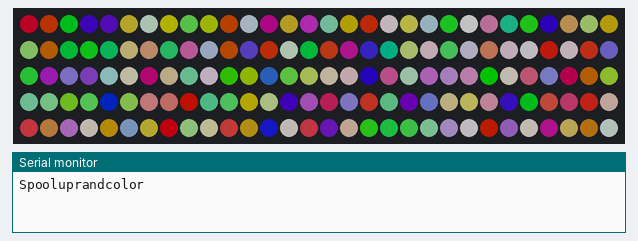
This sketch was run on a simulated Arduino Uno, built for the host (arithmetic inside an expression is 32-bit, double 64-bit). Shown: 150 RGB LEDs in strip order, left to right, continuing on the next row, the last lines printed to the serial monitor. Dim RGB values are drawn brighter than linear; random numbers use the default seed unless the sketch sets one.

Above: at 0.9 s.
At 6.45 s:
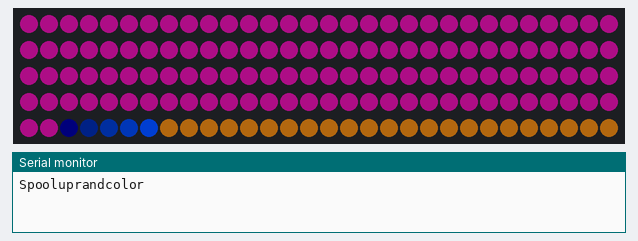
At 13.78 s:
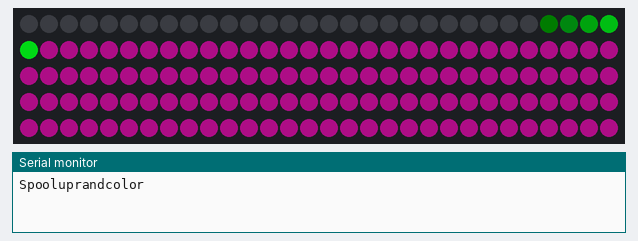
At 21.9 s:
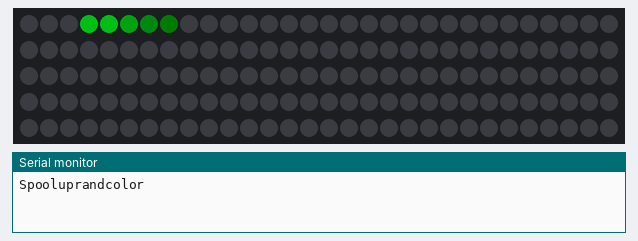
At 31.63 s:
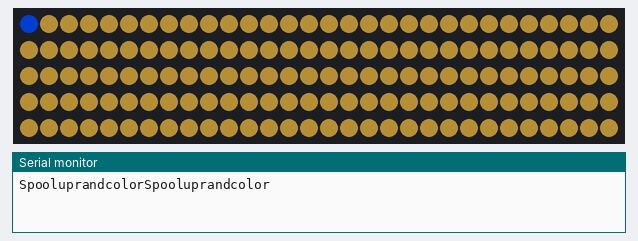
At 39.57 s:
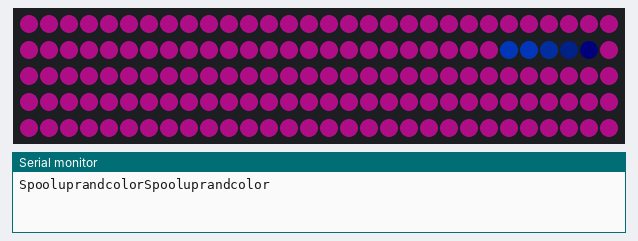

Measured:
- what the display in image 0 shows lasts 3.7 s, from 0.8 s to 4.5 s

The sketch:

XMASLIGHTS.ino
```cpp
    #include <FastLED.h>
    #define NUM_LEDS 150
    #define DATA_PIN 8
    CRGB leds[NUM_LEDS];
    //variables for colors
    int pink[3] = {105,255,150};
    int purple[3] = {149,255,150};
    int green[3] = {1,255,190};
    int grellow[3] = {70, 255,190};
    int iceBlue[3] = { 200, 200, 150};
    int teal[3] = {215, 200,150};
    int off[3] = {0,0,0};
void setup() {
  FastLED.addLeds<NEOPIXEL, DATA_PIN>(leds, NUM_LEDS);
  Serial.begin(9600);

}

void loop() {
  //generate random color array
  int rando [3] = {random(1,255), random(1,255), 240};
//spoolUp(pink);//magenta
//spoolUp(purple);
Serial.print("Spoolup");
//spoolUp(teal, NUM_LEDS);
Serial.print("randcolor");
colors();
randomSpool(5, NUM_LEDS);
pingPong(2, purple,teal);
pingPong(2,pink,off);
ampUp(rando, 20);


}

void spoolUp (int colors[3], int spoolToo)//spool up will fill the pixel array one pixel at a time
{
  for (int i = 0 ; i < spoolToo; i++)
{
  leds[i] = CHSV(colors[0],colors[1],colors[2]);//magenta
  FastLED.show();

}
}

void spoolDown(int colors[3], int startFrom)
{
  for (int i = startFrom; i > 0; i--)
  {
    leds[i] = CHSV(colors[0], colors[1], colors[2]);
    FastLED.show();

  }
}

void ampUp(int color[3], int amplitude)
{
  if (amplitude <= NUM_LEDS)
  {
    spoolUp(color, amplitude);
    spoolDown(off ,amplitude);
    ampUp(color, amplitude + 20);
  }

}
void randomSpool(int n, int spoolToo)
{
  for (int i = 0; i < n; i++)
  {
    int randomColor[3]= {random(1,190), random(100,255),150};
    spoolUp(randomColor, NUM_LEDS);
  }
}

void rand3num(int c1[3], int c2[3], int c3[3],int cyc)
{
  int color;
  for (int cycles = 0; cycles < cyc; cycles++)
  {
    Serial.print("im here");
    for(int i = 0; i < NUM_LEDS; i++)
    {
      Serial.print("hi");
      color = random(1,4);
      if (color == 1) leds[i] = CHSV(c1[0], c1[1], c1[2]);
      else if (color == 2 ) leds[i]= CHSV(c2[0], c2[1], c2[2]);
      else leds[i] = CHSV (c3[0], c3[1], c3[2]);

    }
    FastLED.show();
    delay(10);
  }
}
void pingPong(int balls, int color[3],int fillColor[3])
{
  for (int cycle = 0 ; cycle < balls; cycle++)
  {
    for (int i = 0; i < NUM_LEDS; i++)//ping out
    {
      leds[i] = CHSV(color[0], color[1], 200);
      if (i>=1) leds[i-1] = CHSV(color[0],color[1],150);
       if (i >=2) leds[i-2] = CHSV(color[0], color[1],100);
       if (i >= 3) leds[i-3] = CHSV(color[0], color[1],50);
       if (i>=4) leds[i -4] = CHSV(color[0], color[1], 25);
       if (i>=5) leds[i-5] = CHSV(fillColor[0],fillColor[1],fillColor[2]);
      FastLED.show();
      delay(10);

    }//end the ping out
    for (int i = NUM_LEDS; i > 0; i--)//ping out
    {
      leds[i] = CHSV(color[0], color[1], 150);
      if (i<=NUM_LEDS -1) leds[i+1] = CHSV(color[0],color[1],150);
       if (i <=NUM_LEDS-2) leds[i+2] = CHSV(color[0], color[1],100);
       if (i <= NUM_LEDS-3) leds[i+3] = CHSV(color[0], color[1],50);
       if (i<=NUM_LEDS - 4) leds[i +4] = CHSV(color[0], color[1], 25);
       if (i<=NUM_LEDS-5) leds[i+5] = CHSV(fillColor[0],fillColor[1],fillColor[2]);
      FastLED.show();
      delay(10);

    }//end the ping in
  }//end ping pong cycle count
}//end pingpong function

void colors()
{
  for (int n = 0 ; n <10 ; n++){
  for (int i = 0; i< NUM_LEDS; i++)
  {
    leds[i] = CHSV(rand()%255, rand()%255, 150);
  }
  FastLED.show();
  delay(100);
  }

}
```
